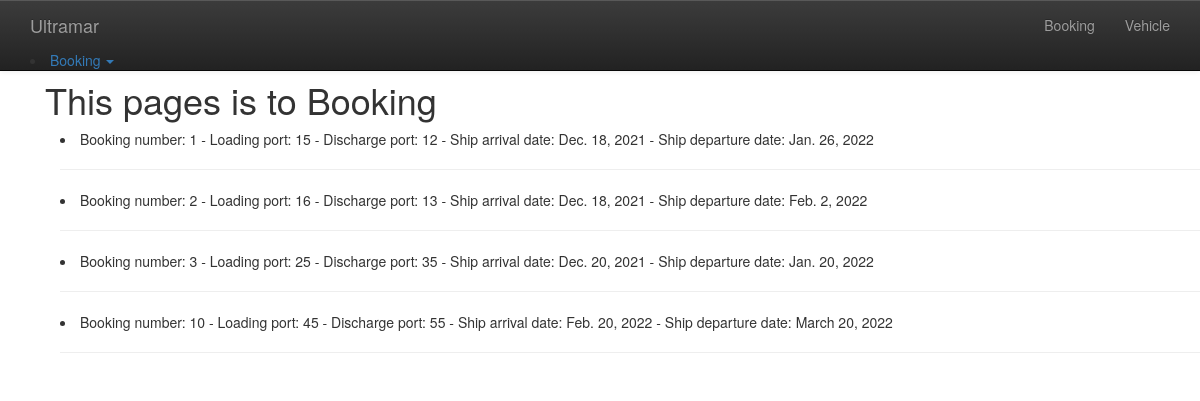
The page /booking/ on the database its author committed.
### Booking/models.py (models this page shows)
class BookingModel(models.Model):
    booking_number =  models.PositiveIntegerField(unique=True)
    loading_port = models.PositiveIntegerField()
    discharge_port = models.PositiveIntegerField()
    ship_arrival_date = models.DateField(editable=True, blank=True)
    ship_departure_date = models.DateField(editable=True, blank=True)

### Booking/views.py (the view)
# urls.py: path('booking/', views.BookingView.as_view(), name='booking'),
class BookingView(ListView):
    model = BookingModel
    context_object_name = 'bookingview'
    template_name = 'Booking/booking.html'

### Booking/templates/Booking/booking.html
{% extends 'base.html' %}
{% block content %}
    <div class = "container">
        <div class="row">
            <h1>This pages is to Booking</h1>
            <h1>This pages is to Booking</h1>
        </div>
        {% if object_list %}
        {% for book in bookingview.all %}
            <li> Booking number: {{ book.booking_number }} - Loading port: {{ book.loading_port }} - Discharge port: {{ book.discharge_port }} - Ship arrival date: {{ book.ship_arrival_date|date }} - Ship departure date: {{ book.ship_departure_date|date }}</li>
            <hr/>
            {% empty %}
            <li>No articles yet.</li>
        {% endfor %}
    {% endif %}
    </div>
{% endblock  %}

### templates/base.html (shortened to what this page needs)
<!DOCTYPE html>
{% load static %}
<html lang="en">
<head>
    <link rel="stylesheet" href="https://maxcdn.bootstrapcdn.com/bootstrap/3.3.7/css/bootstrap.min.css">
    <link rel="stylesheet" href="https://maxcdn.bootstrapcdn.com/bootstrap/3.3.7/css/bootstrap-theme.min.css">
</head>
<body class = "header-body">
  <nav class="navbar navbar-default navbar-inverse navbar-fixed-top mynav ">
    <div class="container">
      <div class="navbar-header">
        <a class="navbar-brand" href="{% url 'home' %}">Ultramar</a>
        <li class="dropdown">
          <a href="#" class="dropdown-toggle" data-toggle="dropdown" role="button" aria-haspopup="true" aria-expanded="false">Booking <span class="caret"></span></a>
        </li>
      </div>
      <div class="collapse navbar-collapse" id="bs-example-navbar-collapse-1">
        <ul class="nav navbar-nav navbar-right">
                <li><a href="{% url 'booking' %}">Booking</a></li>
                <li><a href="{% url 'vehicle' %}">Vehicle</a></li>
        </ul>
      </div>
    </div>
  </nav>
  <div class="container">
    <div class="row">
      <div class="col-sm-8 blog-main">
        <div class="container">
            {% block content %}
            {% endblock %}
        </div>
  </div>
  <footer class="blog-footer" style="background-color: #212121">
    <p>Copyright @ Jorge Guevara 2021</p>
    <p>
      <a href="#">Volver al inicio</a>
    </p>
  </footer>
</body>
</html>

### rows shown on the page
BookingModel: booking_number "1", loading_port "15", discharge_port "12", ship_arrival_date "Dec. 18, 2021", ship_departure_date "Jan. 26, 2022"
BookingModel: booking_number "2", loading_port "16", discharge_port "13", ship_arrival_date "Dec. 18, 2021", ship_departure_date "Feb. 2, 2022"
BookingModel: booking_number "3", loading_port "25", discharge_port "35", ship_arrival_date "Dec. 20, 2021", ship_departure_date "Jan. 20, 2022"
BookingModel: booking_number "10", loading_port "45", discharge_port "55", ship_arrival_date "Feb. 20, 2022", ship_departure_date "March 20, 2022"
